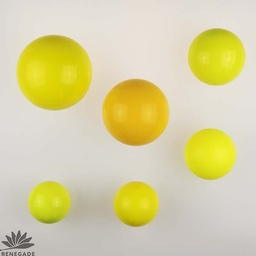
#> input picture imagens/sub_imagens/balls.jpg, 256 x 256 px, shrunk from 600 x 600 before the run, found by its file name
$ python seam_carving.py
#> lines starting #> are read from the running program, lines starting #| are printed output that depends on the picture
#> further down, img is the input picture: shape (256, 256, 3); mean R, G, B 216.2, 209, 160.5
import cv2
import numpy as np
import matplotlib.pyplot as plt
from skimage import io, filters, color

def calculate_energy(image):
    # Convertendo a imagem para escala de cinza
    gray_image = color.rgb2gray(image)
    # Calculando o gradiente da imagem
    energy = np.abs(filters.sobel_h(gray_image)) + np.abs(filters.sobel_v(gray_image))
    return energy

def find_seam(energy):
    # A energia acumulada ao longo do caminho mínimo
    r, c = energy.shape
    M = energy.copy()
    backtrack = np.zeros_like(M, dtype=int)

    # Preenchendo a matriz de energia acumulada
    for i in range(1, r):
        for j in range(c):
            # Bordas são tratadas separadamente
            if j == 0:
                idx = np.argmin(M[i-1, j:j+2])
                backtrack[i, j] = idx + j
                min_energy = M[i-1, idx + j]
            else:
                idx = np.argmin(M[i-1, j-1:j+2])
                backtrack[i, j] = idx + j - 1
                min_energy = M[i-1, idx + j - 1]
            M[i, j] += min_energy

    return M, backtrack

def remove_seam_vertical(image, backtrack):
    r, c, _ = image.shape
    output = np.zeros((r, c - 1, 3), dtype=image.dtype)
    j = np.argmin(backtrack[-1])
    for i in reversed(range(r)):
        output[i, :, 0] = np.delete(image[i, :, 0], [j])
        output[i, :, 1] = np.delete(image[i, :, 1], [j])
        output[i, :, 2] = np.delete(image[i, :, 2], [j])
        j = backtrack[i, j]
    return output

def remove_seam_horizontal(image, backtrack):
    r, c, _ = image.shape
    output = np.zeros((r - 1, c, 3), dtype=image.dtype)
    j = np.argmin(backtrack[:, -1])
    for i in reversed(range(c)):
        output[:, i, 0] = np.delete(image[:, i, 0], [j])
        output[:, i, 1] = np.delete(image[:, i, 1], [j])
        output[:, i, 2] = np.delete(image[:, i, 2], [j])
        j = backtrack[j, i]
    return output

def seam_carving(image, num_seams_vertical=0, num_seams_horizontal=0):
    # Remover costuras verticais
#> called with num_seams_vertical = 40, num_seams_horizontal = 30
    for _ in range(num_seams_vertical):
        energy = calculate_energy(image)
        M, backtrack = find_seam(energy)
        image = remove_seam_vertical(image, backtrack)
#> this loop made 40 passes
#> pass 1, in seam_carving, `M, backtrack = find_seam(energy)`:
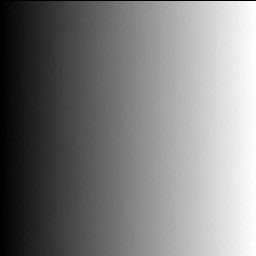
#> backtrack: shape (256, 256) int64; min 0, max 255, mean 126.9
#> after the loop:
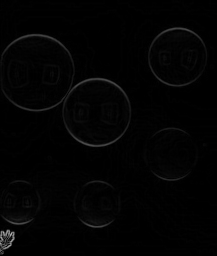
#> energy: shape (256, 217) float64; min 0, max 0.692, mean 0.013

    # Remover costuras horizontais (transposta da imagem)
    image = np.transpose(image, (1, 0, 2))  # Transpor a imagem para remover costuras horizontais como verticais
#> image: shape (216, 256, 3)
    for _ in range(num_seams_horizontal):
        energy = calculate_energy(image)
        M, backtrack = find_seam(energy)
        image = remove_seam_vertical(image, backtrack)
#> this loop made 30 passes
#> pass 1, in seam_carving, `M, backtrack = find_seam(energy)`:
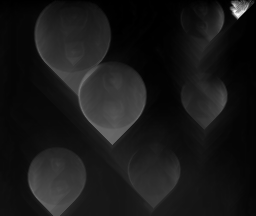
#> M: shape (216, 256) float64; min 0, max 2.4, mean 0.229; drawn with min black and max white
#> pass 1, in seam_carving, `M, backtrack = find_seam(energy)`:
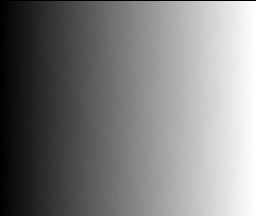
#> backtrack: shape (216, 256) int64; min 0, max 255, mean 126.8
#> after the loop:
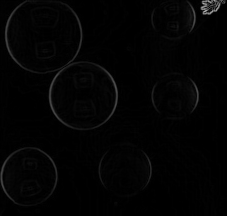
#> energy: shape (216, 227) float64; min 0, max 0.692, mean 0.0144
#> after the loop:
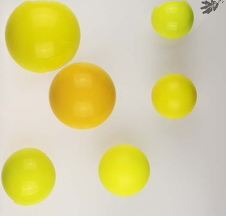
#> image: shape (216, 226, 3); mean of channels 0, 1, 2 215, 207.2, 146.3; drawn as R, G, B
    image = np.transpose(image, (1, 0, 2))  # Transpor de volta à forma original
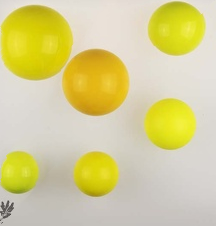
#> image: shape (226, 216, 3); mean of channels 0, 1, 2 215, 207.2, 146.3; drawn as R, G, B

    return image

# Carregar a imagem
img = io.imread('/home/natalia/Música/praticas_visão/imagens/sub_imagens/balls.jpg')

# Aplicar o seam carving (remover costuras verticais e horizontais)
new_image = seam_carving(img, num_seams_vertical=40, num_seams_horizontal=30)

# Mostrar a imagem original e a modificada
fig, ax = plt.subplots(nrows=1, ncols=2, figsize=(10, 5))
ax[0].imshow(img)
ax[0].set_title('Original Image')
ax[0].axis('off')

ax[1].imshow(new_image)
ax[1].set_title('Seam Carved Image (Vertical + Horizontal)')
ax[1].axis('off')

plt.tight_layout()
plt.show()
